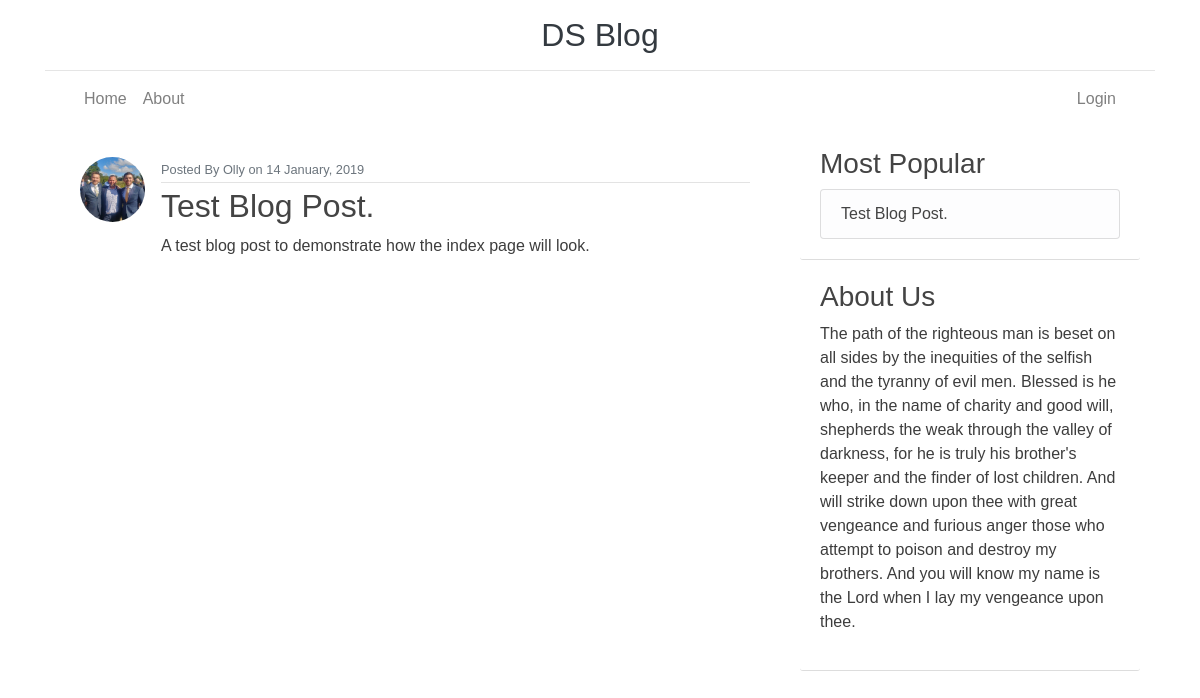
The app's page /, older data.
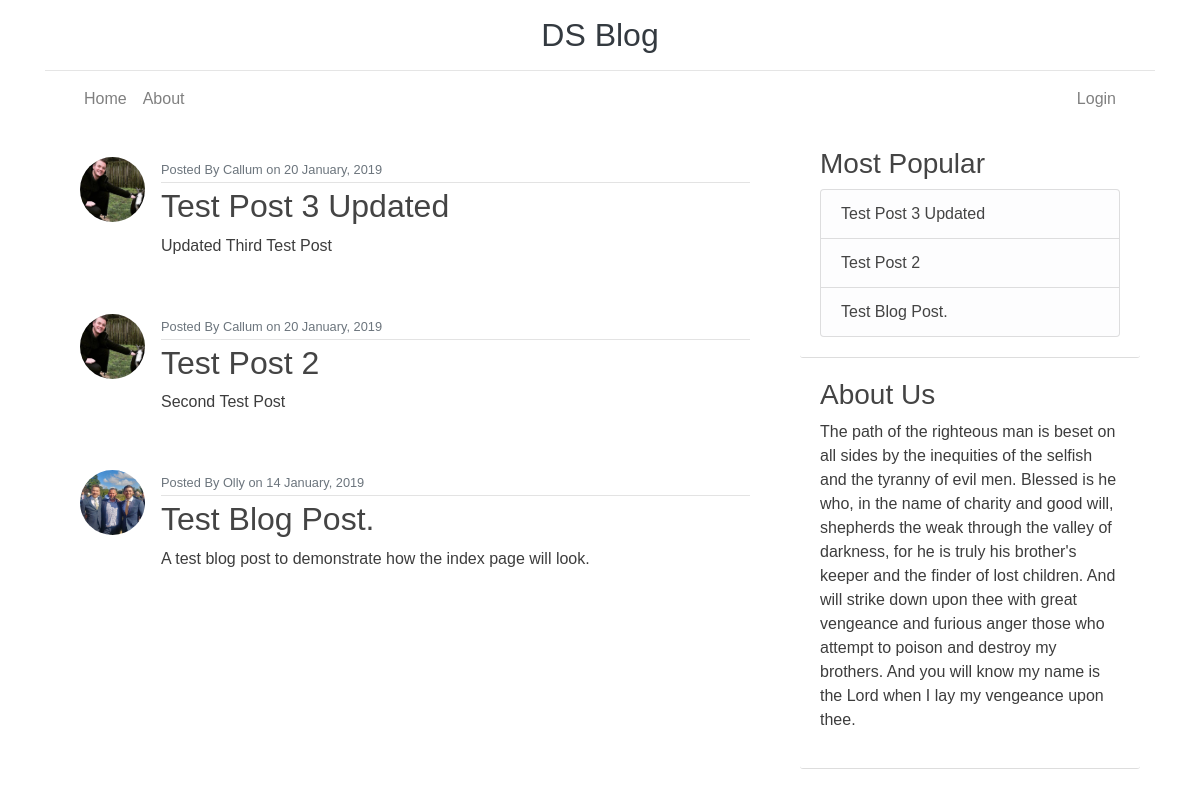
The same page, newer data.
### blogPosts/models.py (models this page shows, shortened)
class BlogPost(models.Model):
    post_title = models.CharField(max_length=200)
    subtitle = models.CharField(max_length=400, default="Subtitle")
    pub_date = models.DateTimeField(default=timezone.now)
    author = models.ForeignKey(User, on_delete=models.CASCADE)
    body = models.TextField(default="Body")

### users/models.py (models this page shows, shortened)
class Profile(models.Model):
    user = models.OneToOneField(User, on_delete=models.CASCADE)
    profile_image = models.ImageField(default='default.png', upload_to='profile_pics')

### blogPosts/views.py (the view)
# urls.py: path('', PostListView.as_view(), name='blog-home'),
class PostListView(ListView):
    model = BlogPost
    template_name = 'blogPosts/home.html'
    context_object_name = 'latest_blog_posts'
    ordering = ['-pub_date']
    def get_context_data(self, **kwargs):
        context = super(PostListView, self).get_context_data(**kwargs)
        context['title'] = "Home"
        return context

### blogPosts/templates/blogPosts/home.html
{% extends "blogPosts/base.html" %}
{% block content %}
{% if latest_blog_posts %}
    {% for post in latest_blog_posts %}
        <article class="media content-section">
            <img class="rounded-circle article-img" src="{{ post.author.profile.profile_image.url }}" alt="{{ post.author.username }} profile image">
            <div class="media-body">
                <div class="article-metadata">
                    <small class="text-muted">Posted By {{ post.author }} on {{ post.pub_date|date:"d F, Y" }}</small>
                </div>
                <h2><a class="article-title" href="{% url 'blogPosts:post-detail' post.id %}">{{ post.post_title }}</a></h2>
                <p class="article-content">{{ post.subtitle }}</p>
            </div>
        </article>
    {% endfor %}
{% else %}
    <p>No posts are available.</p>
{% endif %}
{% endblock content %}

### blogPosts/templates/blogPosts/base.html (shortened to what this page needs)
{% load static %}
<!DOCTYPE html>
<html>
<head>
    <link rel="stylesheet" href="https://stackpath.bootstrapcdn.com/bootstrap/4.2.1/css/bootstrap.min.css"
>
    <link rel="stylesheet" type="text/css" href="{% static 'blogPosts/main.css' %}">
</head>
<body>
<div class="container">
<header class="blog-header py-3">
        <div class="h2 text-center">
            <a class="blog-header-logo text-dark" href="#">DS Blog</a>
        </div>
</header>
<nav class="navbar navbar-expand-md navbar-light">
    <div class="container">
        <div class="collapse navbar-collapse" id="navbarToggle">
            <div class="navbar-nav mr-auto">
                <a class="nav-item nav-link" href="{% url 'blogPosts:blog-home' %}">Home</a>
                <a class="nav-item nav-link" href="#">About</a>
            </div>
            <div class="navbar-nav">
                {% if user.is_authenticated %}
                <a class="nav-item nav-link" href="{% url 'blogPosts:post-create' %}">New Post</a>
                <a class="nav-item nav-link" href="{% url 'profile' %}">Profile</a>
                <a class="nav-item nav-link" href="{% url 'logout' %}">Logout</a>
                {% else %}
                <a class="nav-item nav-link" href="{% url 'login' %}">Login</a>
                {% endif %}
            </div>
        </div>
    </div>
</nav>
<main role="main" class="container">
    <div class="row">
        <div class="col-md-8">
            {% block content %}{% endblock %}
        </div>
        <div class="col-md-4">
            <div class="sidebar-content">
                <h3>Most Popular</h3>
                <ul class="list-group">
                    {% if latest_blog_posts %}
                        {% for post in latest_blog_posts %}
                            <li class="list-group-item list-group-item-light">
                                <a href="{% url 'blogPosts:post-detail' post.id %}">
                                {{ post.post_title }}</a></li>
                        {% endfor %}
                        {% else %}
                            <li class="list-group-item list-group-item-light">No posts are available.</li>
                        {% endif %}
                </ul>
            </div>
            <div class="sidebar-content">
                <h3>About Us</h3>
                <p>
                    The path of the righteous man is beset on all sides by the inequities of the selfish and the
                    tyranny of evil men. Blessed is he who, in the name of charity and good will, shepherds the weak
                    through the valley of darkness, for he is truly his brother's keeper and the finder of lost
                    children. And will strike down upon thee with great vengeance and furious anger those who attempt
                    to poison and destroy my brothers. And you will know my name is the Lord when I lay my vengeance
                    upon thee.
                </p>
            </div>
        </div>
    </div>
</main>
</div>
</body>
</html>

### blogPosts/static/blogPosts/main.css (style rules this page uses)
body { background: #ffffff; color: #3d3d3d; margin: 0; font-family: Georgia, sans-serif }
h1, h2, h3, h4, h5, h6 { color: #444444; }
.h2 { margin-bottom: 0; }
ul { margin: 0; }
a { color: #444444 }
.content-section { background: #ffffff; padding: 10px 20px; border: 0; border-radius: 3px; margin-top: 20px; }
.sidebar-content { background: #ffffff; padding: 20px 20px; border-bottom: 1px solid #dddddd; border-radius: 3px; }
.article-title { color: #444444; }
.article-content { white-space: pre-line; }
.article-img { height: 65px; width: 65px; object-fit: cover; margin-right: 16px; }
.article-metadata { padding-bottom: 1px; margin-bottom: 4px; border-bottom: 1px solid #e3e3e3 }
.blog-header { border-bottom: 1px solid #e5e5e5; }

Row changes from the older to the newer data that the page shows:
added BlogPost: author.profile.profile_image (picture), author "Callum", pub_date "20 January, 2019", post_title "Test Post 3 Updated", subtitle "Updated Third Test Post"
added BlogPost: author.profile.profile_image (picture), author "Callum", pub_date "20 January, 2019", post_title "Test Post 2", subtitle "Second Test Post"
